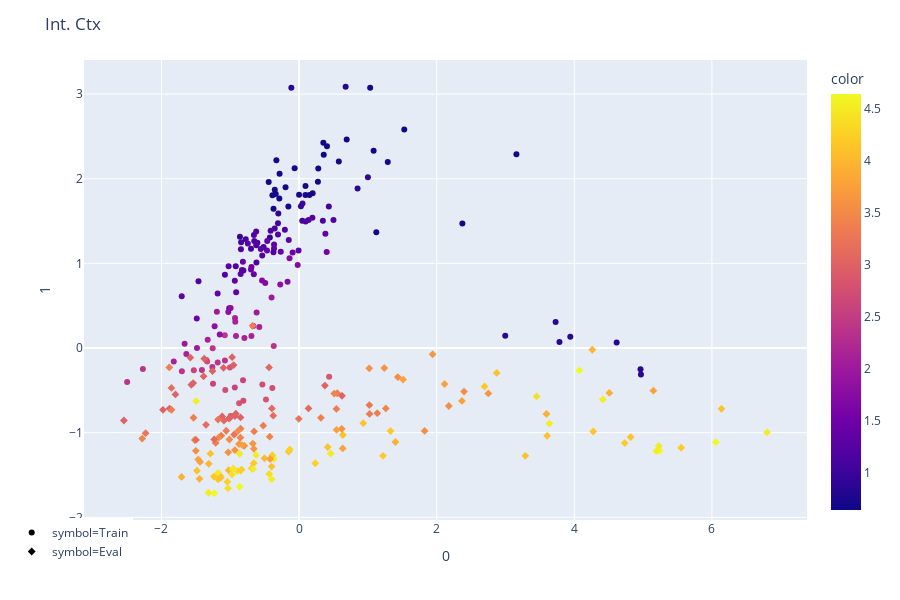
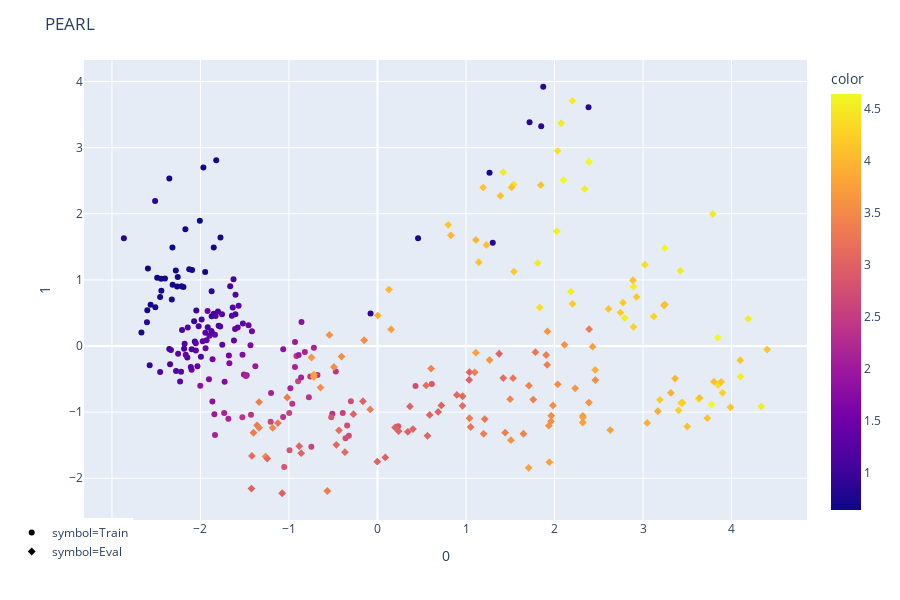
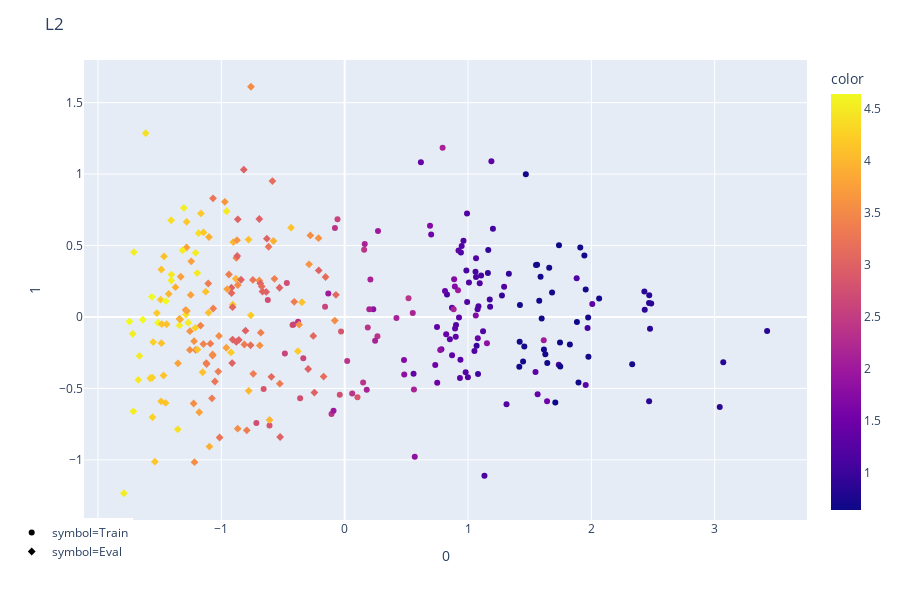

Here is the notebook cell these charts were saved with, in order:
### Code cell
for experiment_name, experiment_path, task_param, n_components, adapt_index in results:
    path = os.path.join(experiment_path, adapt_index)
    embeddings_df = pd.read_csv(os.path.join(path, 'default/tensors.tsv'), sep='\t', header=None)
    labels_df = pd.read_csv(os.path.join(path, 'default/metadata.tsv'), sep='\t', header=None)

    embeddings = embeddings_pca(embeddings_df, n_components=n_components)
    labels = [ast.literal_eval(label.replace("array(", "").replace(", dtype=float32)", "")) for label in labels_df[0].array]
    tasks = np.array([
        [label[task_param]] if type(label[task_param]) is float else label[task_param]
        for label in labels
    ])
    plot_corr(embeddings, tasks, experiment_name)
    plott(embeddings, labels, tasks, title=experiment_name, task_param=task_param, n_components=n_components)
    continue

    for task_ax in range(tasks.shape[1]):
        for pca_ax in range(embeddings.shape[1]):
            plott2d(embeddings, labels, tasks, title=experiment_name, task_param=task_param, task_ax=task_ax, pca_ax=pca_ax)

### Figure 1 — Plotly figure (JSON) as saved in the notebook; plotly's stock layout.template omitted (floating-point values rounded to 4 significant figures; data arrays with more than 128 entries replaced by an {"elided": "..."} marker saying what was removed)
{"data": [{"hoverlabel": {"namelength": 0}, "hovertemplate": "symbol=Train<br>0=%{x}<br>1=%{y}<br>color=%{marker.color}", "legendgroup": "symbol=Train", "marker": {"color": {"elided": "150 float values"}, "coloraxis": "coloraxis", "symbol": "circle"}, "mode": "markers", "name": "symbol=Train", "showlegend": true, "type": "scatter", "x": {"elided": "150 float values"}, "xaxis": "x", "y": {"elided": "150 float values"}, "yaxis": "y"}, {"hoverlabel": {"namelength": 0}, "hovertemplate": "symbol=Eval<br>0=%{x}<br>1=%{y}<br>color=%{marker.color}", "legendgroup": "symbol=Eval", "marker": {"color": {"elided": "150 float values"}, "coloraxis": "coloraxis", "symbol": "diamond"}, "mode": "markers", "name": "symbol=Eval", "showlegend": true, "type": "scatter", "x": {"elided": "150 float values"}, "xaxis": "x", "y": {"elided": "150 float values"}, "yaxis": "y"}], "layout": {"coloraxis": {"colorbar": {"title": {"text": "color"}}, "colorscale": [[0, "#0d0887"], [0.1111, "#46039f"], [0.2222, "#7201a8"], [0.3333, "#9c179e"], [0.4444, "#bd3786"], [0.5556, "#d8576b"], [0.6667, "#ed7953"], [0.7778, "#fb9f3a"], [0.8889, "#fdca26"], [1, "#f0f921"]]}, "height": 600, "legend": {"tracegroupgap": 0, "x": -0.1, "y": -0.1}, "margin": {"t": 60}, "title": {"text": "Int. Ctx"}, "xaxis": {"anchor": "y", "domain": [0, 1], "title": {"text": "0"}}, "yaxis": {"anchor": "x", "domain": [0, 1], "title": {"text": "1"}}}}

### Figure 2 — Plotly figure (JSON) as saved in the notebook; plotly's stock layout.template omitted (floating-point values rounded to 4 significant figures; data arrays with more than 128 entries replaced by an {"elided": "..."} marker saying what was removed)
{"data": [{"hoverlabel": {"namelength": 0}, "hovertemplate": "symbol=Train<br>0=%{x}<br>1=%{y}<br>color=%{marker.color}", "legendgroup": "symbol=Train", "marker": {"color": {"elided": "150 float values"}, "coloraxis": "coloraxis", "symbol": "circle"}, "mode": "markers", "name": "symbol=Train", "showlegend": true, "type": "scatter", "x": {"elided": "150 float values"}, "xaxis": "x", "y": {"elided": "150 float values"}, "yaxis": "y"}, {"hoverlabel": {"namelength": 0}, "hovertemplate": "symbol=Eval<br>0=%{x}<br>1=%{y}<br>color=%{marker.color}", "legendgroup": "symbol=Eval", "marker": {"color": {"elided": "150 float values"}, "coloraxis": "coloraxis", "symbol": "diamond"}, "mode": "markers", "name": "symbol=Eval", "showlegend": true, "type": "scatter", "x": {"elided": "150 float values"}, "xaxis": "x", "y": {"elided": "150 float values"}, "yaxis": "y"}], "layout": {"coloraxis": {"colorbar": {"title": {"text": "color"}}, "colorscale": [[0, "#0d0887"], [0.1111, "#46039f"], [0.2222, "#7201a8"], [0.3333, "#9c179e"], [0.4444, "#bd3786"], [0.5556, "#d8576b"], [0.6667, "#ed7953"], [0.7778, "#fb9f3a"], [0.8889, "#fdca26"], [1, "#f0f921"]]}, "height": 600, "legend": {"tracegroupgap": 0, "x": -0.1, "y": -0.1}, "margin": {"t": 60}, "title": {"text": "PEARL"}, "xaxis": {"anchor": "y", "domain": [0, 1], "title": {"text": "0"}}, "yaxis": {"anchor": "x", "domain": [0, 1], "title": {"text": "1"}}}}

### Figure 3 — Plotly figure (JSON) as saved in the notebook; plotly's stock layout.template omitted (floating-point values rounded to 4 significant figures; data arrays with more than 128 entries replaced by an {"elided": "..."} marker saying what was removed)
{"data": [{"hoverlabel": {"namelength": 0}, "hovertemplate": "symbol=Train<br>0=%{x}<br>1=%{y}<br>color=%{marker.color}", "legendgroup": "symbol=Train", "marker": {"color": {"elided": "150 float values"}, "coloraxis": "coloraxis", "symbol": "circle"}, "mode": "markers", "name": "symbol=Train", "showlegend": true, "type": "scatter", "x": {"elided": "150 float values"}, "xaxis": "x", "y": {"elided": "150 float values"}, "yaxis": "y"}, {"hoverlabel": {"namelength": 0}, "hovertemplate": "symbol=Eval<br>0=%{x}<br>1=%{y}<br>color=%{marker.color}", "legendgroup": "symbol=Eval", "marker": {"color": {"elided": "150 float values"}, "coloraxis": "coloraxis", "symbol": "diamond"}, "mode": "markers", "name": "symbol=Eval", "showlegend": true, "type": "scatter", "x": {"elided": "150 float values"}, "xaxis": "x", "y": {"elided": "150 float values"}, "yaxis": "y"}], "layout": {"coloraxis": {"colorbar": {"title": {"text": "color"}}, "colorscale": [[0, "#0d0887"], [0.1111, "#46039f"], [0.2222, "#7201a8"], [0.3333, "#9c179e"], [0.4444, "#bd3786"], [0.5556, "#d8576b"], [0.6667, "#ed7953"], [0.7778, "#fb9f3a"], [0.8889, "#fdca26"], [1, "#f0f921"]]}, "height": 600, "legend": {"tracegroupgap": 0, "x": -0.1, "y": -0.1}, "margin": {"t": 60}, "title": {"text": "L2"}, "xaxis": {"anchor": "y", "domain": [0, 1], "title": {"text": "0"}}, "yaxis": {"anchor": "x", "domain": [0, 1], "title": {"text": "1"}}}}
